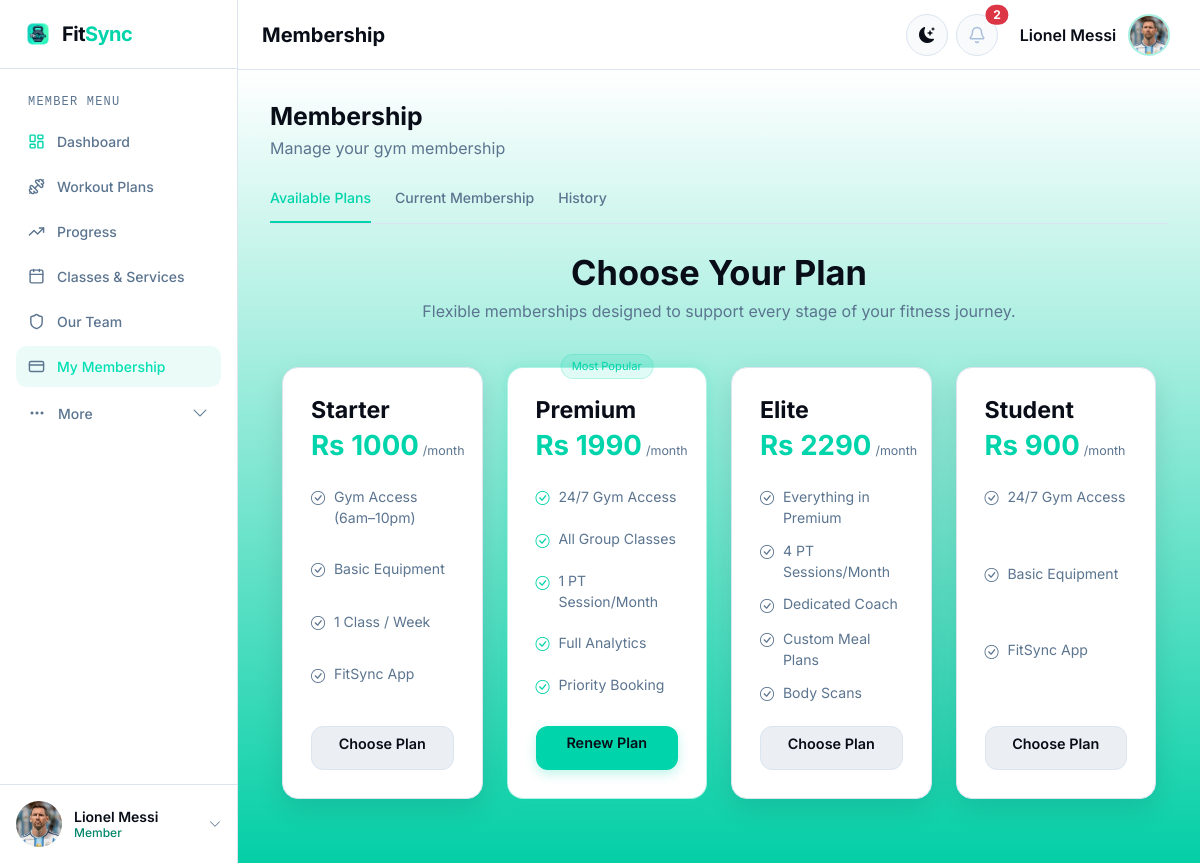
/memberships/member/plans/ (signed in), run on the app's committed database.
### gym/models.py (models this page shows, shortened)
class User(AbstractUser):
    class Role(models.TextChoices):
        MEMBER = ("MEMBER", "Member")
        STAFF = ("STAFF", "Staff")
        COACH = ("COACH", "Coach")
        ADMIN = ("ADMIN", "Admin")
    email = models.EmailField(unique=True)
    role = models.CharField(max_length=20, choices=Role.choices, default=Role.MEMBER)
    class Meta:
        db_table = "accounts_user"

class MemberProfile(models.Model):
    user = models.OneToOneField(
        settings.AUTH_USER_MODEL,
        on_delete=models.CASCADE,
        related_name="member_profile",
    )
    profile_picture = models.ImageField(
        upload_to="profile_pics/", blank=True, null=True
    )
    avatar_static_path = models.CharField(max_length=255, blank=True)
    @property
    def avatar_url(self):
        from django.templatetags.static import static
        if self.profile_picture:
            return self.profile_picture.url
        return static(self.avatar_static_path) if self.avatar_static_path else ""
    phone = models.CharField(max_length=30, blank=True)
    date_of_birth = models.DateField(blank=True, null=True)
    emergency_contact = models.CharField(max_length=100, blank=True)
    age = models.PositiveSmallIntegerField(blank=True, null=True)
    height_cm = models.PositiveIntegerField(blank=True, null=True)
    current_weight_kg = models.DecimalField(
        max_digits=5, decimal_places=2, blank=True, null=True
    )
    target_weight_kg = models.DecimalField(
        max_digits=5, decimal_places=2, blank=True, null=True
    )
    fitness_goal = models.CharField(max_length=200, blank=True)
    medical_notes = models.TextField(blank=True)
    class Meta:
        db_table = "accounts_memberprofile"

class MembershipPackage(models.Model):
    SERVICE_TYPE_CHOICES = [
        ("YOGA", "Yoga"),
        ("ZUMBA", "Zumba"),
        ("FITNESS", "Fitness"),
        ("SAUNA", "Sauna"),
        ("PERSONAL_TRAINING", "Personal Training"),
        ("PILATES", "Pilates"),
        ("BOXING", "Boxing"),
        ("HIIT", "HIIT"),
        ("CYCLING", "Cycling"),
        ("STRENGTH_TRAINING", "Strength Training"),
    ]
    name = models.CharField(max_length=80)
    slug = models.SlugField(unique=True)
    price = models.DecimalField(max_digits=8, decimal_places=2)
    duration_months = models.PositiveSmallIntegerField(default=1)
    description = models.CharField(max_length=220, blank=True)
    features = models.TextField(help_text="One feature per line")
    audience = models.CharField(max_length=80, blank=True)
    allowed_service_types = models.CharField(
        max_length=200, blank=True, help_text="Leave empty to allow every service type."
    )
    is_featured = models.BooleanField(default=False)
    is_active = models.BooleanField(default=True)
    class Meta:
        ordering = ["price", "name"]
        db_table = "memberships_membershippackage"
    @property
    def feature_list(self):
        return [item.strip() for item in self.features.splitlines() if item.strip()]

### gym/views.py (the view)
# urls.py: path("member/plans/", views.member_packages, name="member_packages"),
@member_required
def member_packages(request):
    return render(
        request,
        "member/membership_packages.html",
        {
            "packages": _active_packages(),
            "current_membership": _current_for(request.user),
            "active_sidebar": "membership",
            "membership_tab": "plans",
        },
    )

### gym/context_processors.py (called while the page is built)
def notification_menu(request):
    if not request.user.is_authenticated:
        return {}
    unread = Notification.objects.filter(recipient=request.user, is_read=False)
    today = timezone.localdate()
    notices = Notice.objects.filter(is_active=True, publish_date__lte=today).filter(
        expires_on__isnull=True
    ) | Notice.objects.filter(
        is_active=True, publish_date__lte=today, expires_on__gte=today
    )
    return {
        "notification_menu_items": unread[:5],
        "unread_notification_count": unread.count(),
        "active_gym_notices": notices.distinct()[:3],
    }

### gym/permissions.py (called while the page is built)
def role_required(*allowed_roles):
    def decorator(view_function):
        @wraps(view_function)
        @login_required
        def wrapped_view(request, *args, **kwargs):
            if not request.user.is_active:
                logout(request)
                messages.error(request, "Your account is inactive.")
                return redirect("accounts:login")
            if request.user.is_superuser or request.user.role in allowed_roles:
                return view_function(request, *args, **kwargs)
            return render(request, "shared/access_denied.html", status=403)
        return wrapped_view
    return decorator

### gym/views.py (called while the page is built, shortened)
def _active_packages():
    return (
        MembershipPackage.objects.filter(is_active=True)
        .annotate(
            plan_order=Case(
                When(slug="starter", then=Value(1)),
                When(slug="premium", then=Value(2)),
                When(slug="elite", then=Value(3)),
                When(slug="student", then=Value(4)),
                default=Value(99),
                output_field=IntegerField(),
            )
        )
        .order_by("plan_order", "name")
    )

def _current_for(user):
    membership = (
        Membership.objects.filter(member=user, status=Membership.Status.ACTIVE)
        .select_related("package")
        .order_by("-end_date")
        .first()
    )
    if membership:
        days_remaining = (membership.end_date - date.today()).days
    return membership

### templates/member/membership_packages.html (shortened to what this page needs)
{% extends "layouts/member_base.html" %}
{% load static %}
{% block dashboard_heading %}Membership{% endblock %}
{% block extra_css %}{{ block.super }}<link rel="stylesheet" href="{% static 'css/memberships.css' %}?v=4">{% endblock %}
{% block dashboard_content %}
<section class="membership-plan-screen">
    <div class="membership-page-head">
        <h1>Membership</h1>
        <p>Manage your gym membership</p>
    </div>
    {% include "includes/membership_tabs.html" %}
    <div class="membership-plan-intro text-center">
        <h2>Choose Your Plan</h2>
        <p>Flexible memberships designed to support every stage of your fitness journey.</p>
    </div>
    <div class="row g-4 justify-content-center membership-member-grid">
        {% for package in packages %}
        <div class="col-sm-6 col-xl-3 d-flex">
            <article class="membership-plan-card plan-{{ package.slug }} {% if package.is_featured %}featured{% endif %}">
                {% if package.is_featured %}<span class="popular-pill">Most Popular</span>{% endif %}
                <h3>{{ package.name }}</h3>
                <div class="membership-price">
                    <span>Rs {{ package.price|floatformat:0 }}</span><small>/month</small>
                </div>
                <ul class="plan-feature-list">
                    {% for feature in package.feature_list %}
                    <li><i class="bi bi-check-circle"></i><span>{{ feature }}</span></li>
                    {% endfor %}
                </ul>
                <a class="btn {% if package.is_featured %}btn-primary-fitsync{% else %}btn-secondary-fitsync{% endif %} w-100" href="{% url 'memberships:checkout' package.id %}">
                    {% if current_membership and current_membership.package_id == package.id %}
                        Renew Plan
                    {% elif package.is_featured %}
                        Get Started
                    {% else %}
                        Choose Plan
                    {% endif %}
                </a>
            </article>
        </div>
        {% empty %}
        <div class="empty-state">No membership plans are available.</div>
        {% endfor %}
    </div>
</section>
{% endblock %}

### templates/includes/sidebar_user.html (shortened to what this page needs)
{% load static %}
<link rel="stylesheet" href="{% static 'css/sidebar-user.css' %}?v=1">
{% with user=request.user %}
<div class="sidebar-user dropup">
    <button
        id="sidebarUserToggle"
        class="sidebar-user-toggle"
        type="button"
        data-bs-toggle="dropdown"
        data-bs-display="static"
        aria-expanded="false"
        aria-label="Open account menu"
    >
        {% if user.member_profile.avatar_url %}
            <img src="{{ user.member_profile.avatar_url }}" alt="" class="sidebar-user-avatar">
        {% elif user.coach_profile.photo_url %}
            <img src="{{ user.coach_profile.photo_url }}" alt="" class="sidebar-user-avatar">
        {% else %}
            <span class="sidebar-user-avatar sidebar-user-initials" aria-hidden="true">
                {% if user.first_name or user.last_name %}{{ user.first_name|slice:":1"|upper }}{{ user.last_name|slice:":1"|upper }}{% else %}{{ user.username|slice:":1"|upper }}{% endif %}
            </span>
        {% endif %}
        <span class="sidebar-user-text">
            <span class="sidebar-user-name">{{ user.get_full_name|default:user.username }}</span>
            <span class="sidebar-user-role">{{ user.get_role_display }}</span>
        </span>
        <i class="bi bi-chevron-up sidebar-user-chevron" aria-hidden="true"></i>
    </button>
</div>
{% endwith %}

### templates/includes/dashboard_topbar_actions.html (shortened to what this page needs)
{% load static %}
<div class="dashboard-topbar-actions d-flex align-items-center gap-2">
    <button class="btn theme-toggle" type="button" data-theme-toggle aria-label="Switch to dark mode" title="Switch theme">
        <i class="bi bi-moon-stars" data-theme-icon aria-hidden="true"></i>
    </button>
    <div class="dropdown">
        <button class="btn notification-toggle position-relative" type="button" data-bs-toggle="dropdown" aria-expanded="false" aria-label="Notifications">
            {% if request.user.role == "MEMBER" %}
                <img src="{% static 'img/member-dashboard/bell.svg' %}" alt="">
            {% else %}
                <i class="bi bi-bell" aria-hidden="true"></i>
            {% endif %}
            {% if unread_notification_count %}<span class="position-absolute top-0 start-100 translate-middle badge rounded-pill text-bg-danger">{{ unread_notification_count }}</span>{% endif %}
        </button>
    </div>
    <div class="dropdown">
        <button class="navbar-account-toggle dashboard-account-toggle" type="button" data-bs-toggle="dropdown" aria-expanded="false">
            <span class="navbar-account-name">{{ request.user.get_full_name|default:request.user.username }}</span>
            {% if request.user.member_profile.avatar_url %}
                <img class="navbar-account-avatar" src="{{ request.user.member_profile.avatar_url }}" alt="">
            {% elif request.user.coach_profile.photo_url %}
                <img class="navbar-account-avatar" src="{{ request.user.coach_profile.photo_url }}" alt="">
            {% else %}
                <span class="navbar-account-avatar navbar-account-initials" aria-hidden="true">
                    {% if request.user.first_name or request.user.last_name %}{{ request.user.first_name|slice:":1"|upper }}{{ request.user.last_name|slice:":1"|upper }}{% else %}{{ request.user.username|slice:":1"|upper }}{% endif %}
                </span>
            {% endif %}
        </button>
    </div>
</div>

### static/css/base.css (style rules this page uses)
:root { --bg-color: #f4f7fb; --surface-color: #ffffff; --surface-soft: #f8fafc; --text-color: #080d17; --muted-color: #5b748f; --border-color: #dbe5f0; --primary-color: #00d4aa; --primary-strong: #00ad8a; --danger-color: #dc3545; --navbar-color: #ffffff; --sidebar-color: #07152d; --footer-color: #ffffff; --shadow-color: rgba(8, 13, 23, 0.08); --radius-sm: 10px; --radius-md: 12px; --radius-lg: 16px; --sidebar-width: 238px; --topbar-height: 70px; }
html[data-theme="light"] { color-scheme: light; --bg-color: #f4f7fb; --surface-color: #ffffff; --text-color: #080d17; --muted-color: #5b748f; --border-color: #dbe5f0; --navbar-color: #ffffff; --sidebar-color: #ffffff; --footer-color: #ffffff; --shadow-color: rgba(8, 13, 23, 0.08); --page-gradient: linear-gradient(to bottom, #ffffff, #04cfa6); --member-sidebar-background: #ffffff; --member-sidebar-border: #dbe5f0; --member-sidebar-text: #080d17; --member-sidebar-muted: #5b748f; --member-sidebar-accent: #00876c; }
*, *::before, *::after { box-sizing: border-box; }
html, body { min-height: 100%; }
body { min-height: 100vh; margin: 0; background: var(--page-gradient); color: var(--text-color); font-family: "Inter", system-ui, -apple-system, BlinkMacSystemFont, "Segoe UI", sans-serif; transition: background-color 160ms ease, color 160ms ease; }
h1, h2, h3, h4, h5, h6, .fitsync-brand { font-family: "Inter", sans-serif; }
a { color: inherit; }
.navbar-account-toggle { display: inline-flex; min-height: 46px; align-items: center; gap: 0.75rem; padding: 0.25rem 0.3rem 0.25rem 0.8rem; color: var(--text-color); background: transparent; border: 1px solid transparent; border-radius: 999px; }
.navbar-account-name { max-width: 150px; overflow: hidden; font-weight: 600; white-space: nowrap; text-overflow: ellipsis; }
.navbar-account-avatar { width: 42px; height: 42px; flex: 0 0 42px; border: 2px solid rgba(0, 212, 170, 0.35); border-radius: 50%; object-fit: cover; object-position: center top; }
.theme-toggle, .notification-toggle, .sidebar-toggle { display: inline-grid; width: 42px; height: 42px; place-items: center; padding: 0; color: var(--text-color); background: var(--surface-soft); border: 1px solid var(--border-color); border-radius: 50%; }
.member-dashboard-sidebar .sidebar-user { padding: 8px; border-color: var(--member-sidebar-border); }
.member-dashboard-sidebar .sidebar-user-avatar { width: 46px; height: 46px; flex-basis: 46px; border-radius: 50%; }
.member-dashboard-sidebar .sidebar-user-name { color: var(--member-sidebar-text) !important; }
.member-dashboard-sidebar .sidebar-user-role { color: var(--member-sidebar-accent); }
.member-dashboard-sidebar .sidebar-user-chevron { color: var(--member-sidebar-muted); }
.btn-primary-fitsync { color: #080d17; background: var(--primary-color); border: 0; border-radius: var(--radius-md); box-shadow: 0 4px 12px rgba(0, 212, 170, 0.25); font-weight: 600; }
.btn-secondary-fitsync { color: var(--text-color); background: var(--surface-soft); border: 1px solid var(--border-color); border-radius: var(--radius-md); font-weight: 500; }
.dashboard-topbar-actions { min-width: 0; }
.dashboard-account-toggle { min-height: 48px; }
body.dashboard-body { height: 100vh; min-height: 100vh; overflow: hidden; }

### static/css/sidebar-user.css (style rules this page uses)
.sidebar-user { position: relative; margin-top: auto; padding: 12px; border-top: 1px solid var(--border-color); }
.sidebar-user-toggle { display: flex; width: 100%; align-items: center; gap: 12px; padding: 8px; color: var(--text-color); text-align: left; background: transparent; border: 0; border-radius: var(--radius-sm); transition: background-color 0.15s ease; cursor: pointer; }
.sidebar-user-avatar { width: 40px; height: 40px; flex: 0 0 40px; border-radius: 8px; object-fit: cover; object-position: center top; }
.sidebar-user-text { display: flex; min-width: 0; flex: 1 1 auto; flex-direction: column; line-height: 1.25; }
.sidebar-user-name { overflow: hidden; color: var(--text-color); font-size: 0.875rem; font-weight: 600; white-space: nowrap; text-overflow: ellipsis; }
.sidebar-user-role { color: var(--primary-color); font-size: 0.75rem; font-weight: 500; }
.sidebar-user-chevron { color: var(--muted-color); font-size: 0.75rem; transform: rotate(180deg); transition: transform 0.2s ease; }

### data on the page
User: member_profile.avatar_url (picture), get_full_name "Lionel Messi", role "Member", user.get_full_name "Lionel Messi", user.member_profile.avatar_url (picture)
MembershipPackage: name "Starter", price "1000", feature_list "Gym Access (6am–10pm)" "Basic Equipment" "1 Class / Week" "FitSync App", is_featured "Choose Plan"
MembershipPackage: is_featured "Most Popular", name "Premium", price "1990", feature_list "24/7 Gym Access" "All Group Classes" "1 PT Session/Month" "Full Analytics" "Priority Booking", shows "Renew Plan"
MembershipPackage: name "Elite", price "2290", feature_list "Everything in Premium" "4 PT Sessions/Month" "Dedicated Coach" "Custom Meal Plans" "Body Scans", is_featured "Choose Plan"
MembershipPackage: name "Student", price "900", feature_list "24/7 Gym Access" "Basic Equipment" "FitSync App", is_featured "Choose Plan"

### other printed values
{{ unread_notification_count }} "2"
